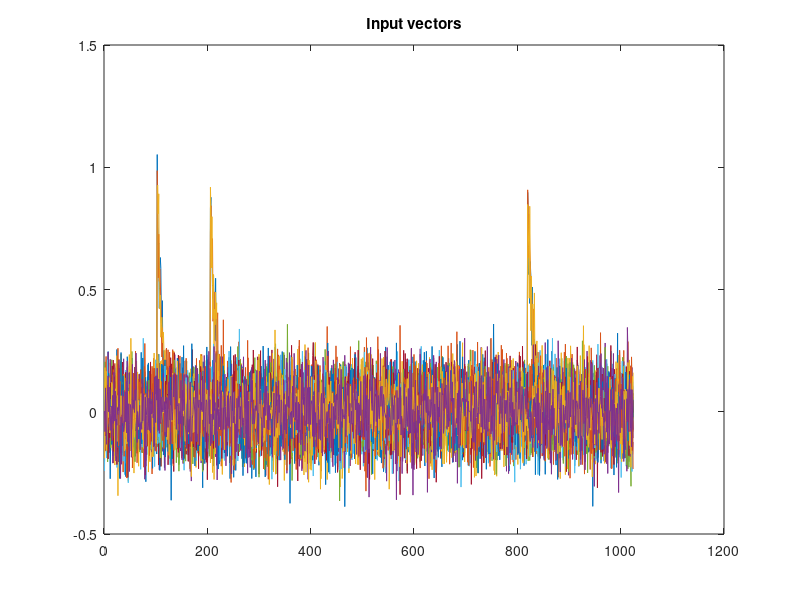
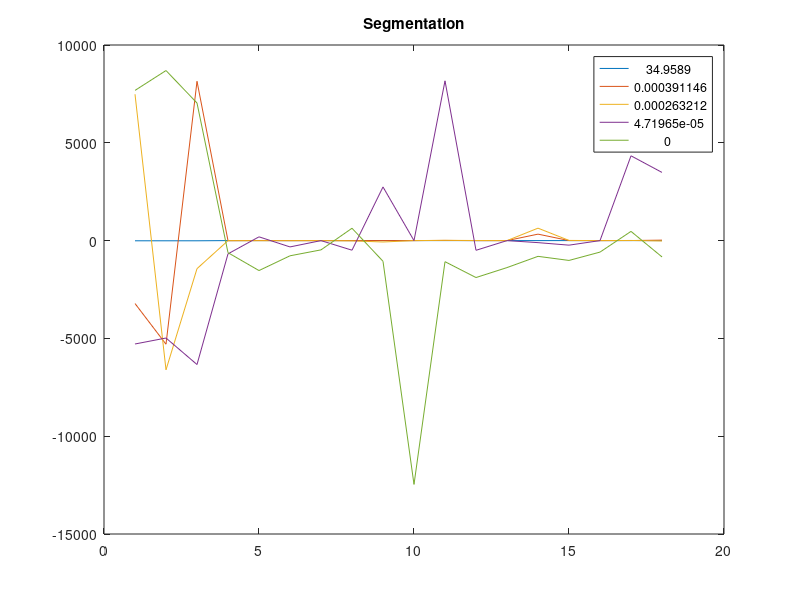

MATLAB code for these plots, in order:
% Test_MeanGSVD  - Test vector signal estimation
% from many noise samples.
% Ussume gradient info is known. Signal gradients are higher than noise.

%-----------------------------
% Ver	Date	 Who	Descr
%-----------------------------
% 17.06 23.03.14 UD     Improving the formula 
%-----------------------------


%%%
% Params
%%%
sigGenType  = 2;

figNum      = 1;  % show


%%%
% Sig Gen
%%%
switch sigGenType,
    case 0,  % noise only
        N       = 1024; % sig len
        M       = 3;    % number of informative signals
        K       = 5;   % number of unrelevant signals
        sigma   = 0.1;  % noise sigma
        
        X       = zeros(N,K+M);
        X       =  X + randn(size(X))*sigma;
    
    case 1,  % sinus
        N       = 1024; % sig len
        M       = 3;    % number of informative signals
        K       = 5;   % number of unrelevant signals
        sigma   = 0.1;  % noise sigma
        
        s       = mean(sin(2*pi*linspace(0,1,N)'*[5 7]),2);
        X       = [repmat(s,1,M) zeros(N,K)];
        X       =  X + randn(size(X))*sigma;
        
    case 2,  % exponents
        N       = 1024; % sig len
        M       = 3;    % number of informative signals
        K       = 15;   % number of unrelevant signals
        sigma   = 0.1;  % noise sigma
        
        t       = (1:N)';
        t0      = [round(N/10) round(N/5) round(N/5*4)];
        s       = zeros(N,1);
        for m = 1:length(t0)
           s    = s + double(t > t0(m)).*exp(-(t-t0(m))/9); 
        end
        X       = [repmat(s,1,M) zeros(N,K)];
        X       =  X + randn(size(X))*sigma;
        
    otherwise error('sigGenType')
end

figure(figNum)
plot(X)
title('Input vectors')

%%%
% Compute matrices for GSVD
%%%
[N,numV]   = size(X);

% signal by remove noise
Z          = X;
noiseStd   = mean(std(Z));
Z(abs(Z) < noiseStd*3) = 0;

% gradient
%Z          = X*0;
dt         = 1:N-2;
Z(dt,:)    = Z(dt+2,:)- Z(dt,:);



A          = Z'*Z;

% Formula for SNR
% max a'*X'X*a/Tr((X-X*a1')*(X-X*a1')')
%  a
%
% assume that X*1 = 0
% we get GSVD
%
% max a'*X'X*a/a'*(Tr(X'X)-N*X'X)*a
%  a : |a|^2 = 1



% normalize X
Y          = X - repmat(mean(X,2),1,numV);
%Y          = Y*diag(1./std(Y));

%B          = numV*eye(numV) + Y'*Y;
%B          = diag(std(Y).^2) + Y'*Y;
B          = sum(std(Y).^2)*eye(numV) + N*Y'*Y;

%%%
% Find optimal coeff
%%%
% gsvd
[U,V,X,C,S] = gsvd(A,B);
eVal        =  sqrt(diag(C'*C)./diag(S'*S));
X(:,[1 2 3 numV]),
%U(:,[1 numV]),

% % eig - not working well
% [Ub,Sb]     = eig(B);
% Sinv        = diag(1./sqrt(diag(Sb)));
% A2          = Sinv*Ub'*A*Ub*Sinv;
% 
% [Ua,Sa]     = eig(A2);
% sVal        = diag(Sa)
% Ua

% % svd - not working
% [Ub,Sb,Vb]  = svd(B);
% Sinv        = diag(1./diag(Sb));
% A2          = Sinv*Vb'*A*Vb*Sinv;
% 
% [Ua,Sa,Va]  = svd(A2);
% sVal        = diag(Sa)
% Ua

ind             = [1 2 3 numV-1 numV];
figure(figNum+1)
plot(X(:,ind)),legend(num2str(eVal(ind)))
title('Segmentation')








